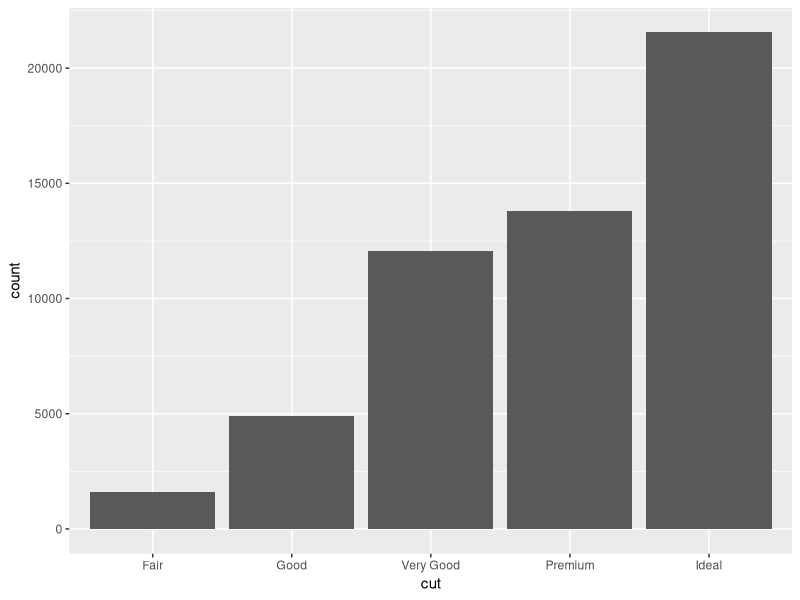
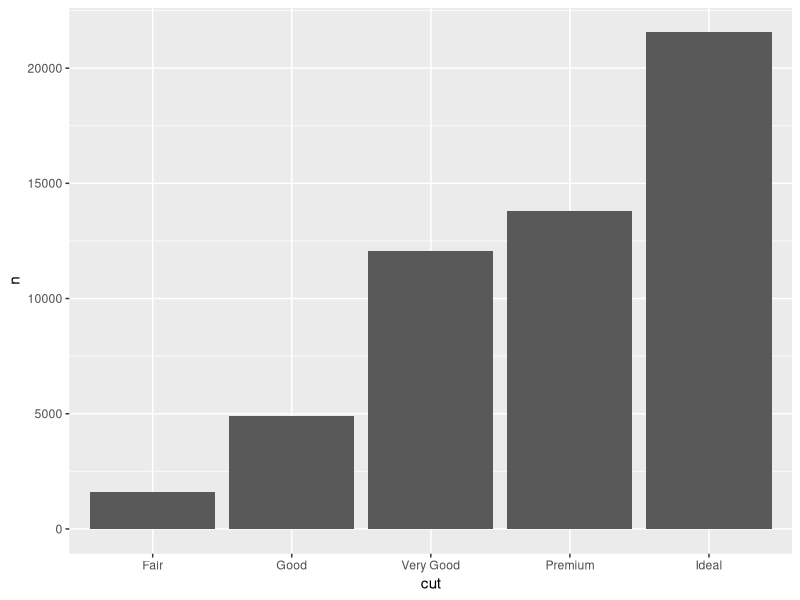
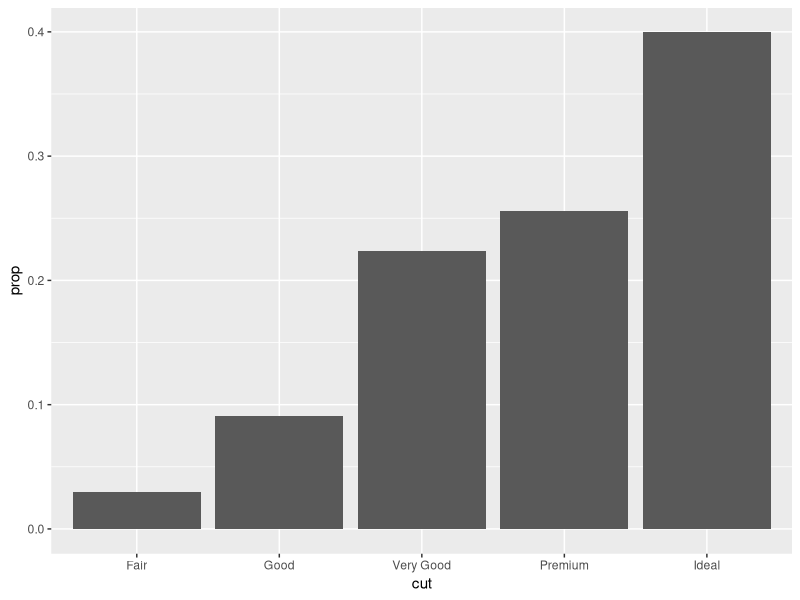
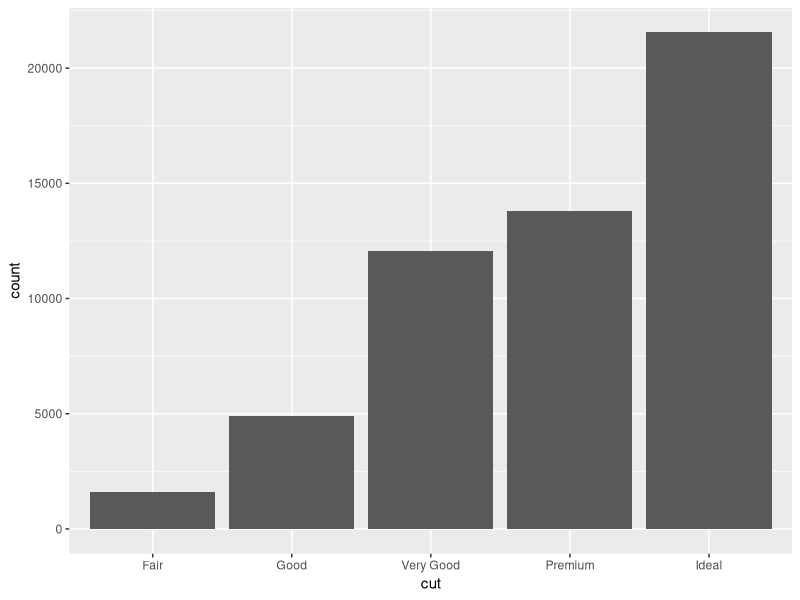
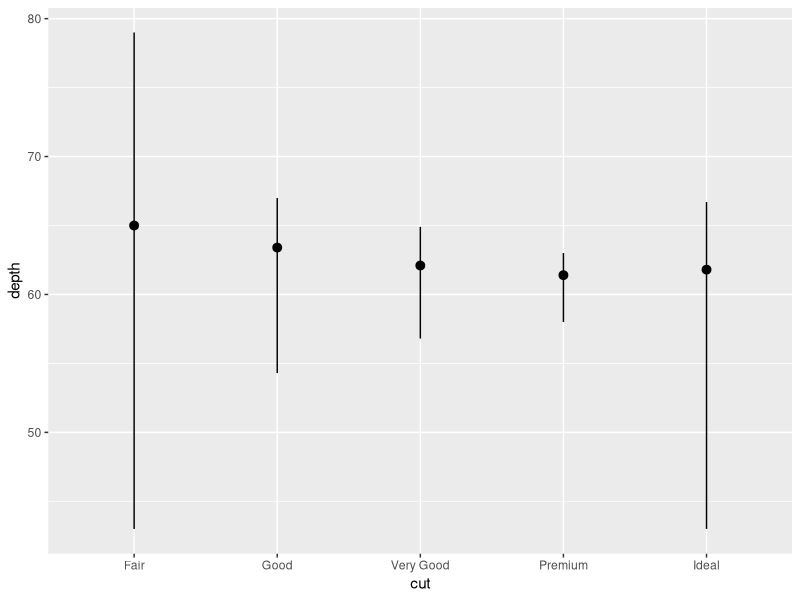
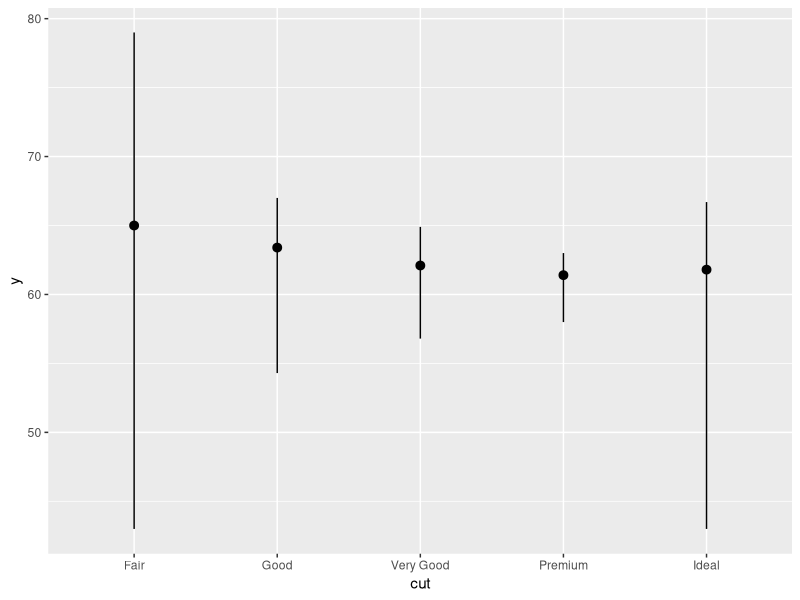
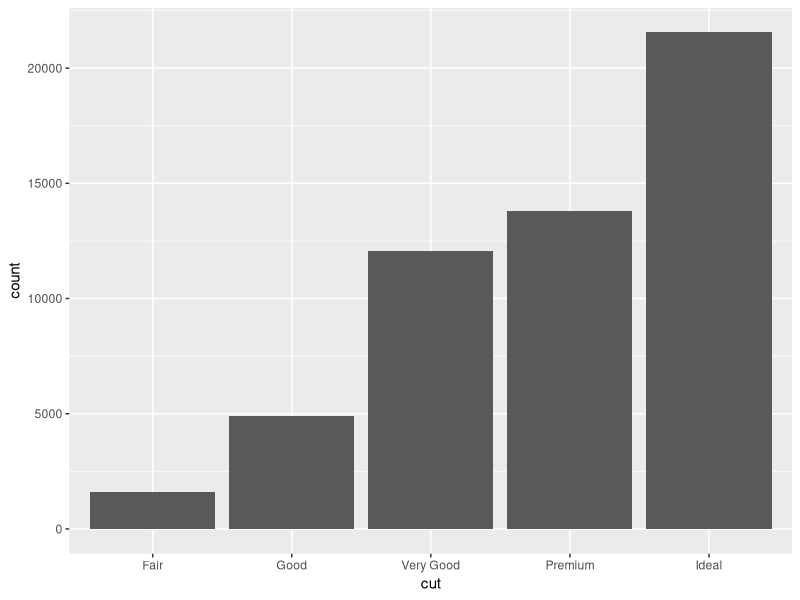
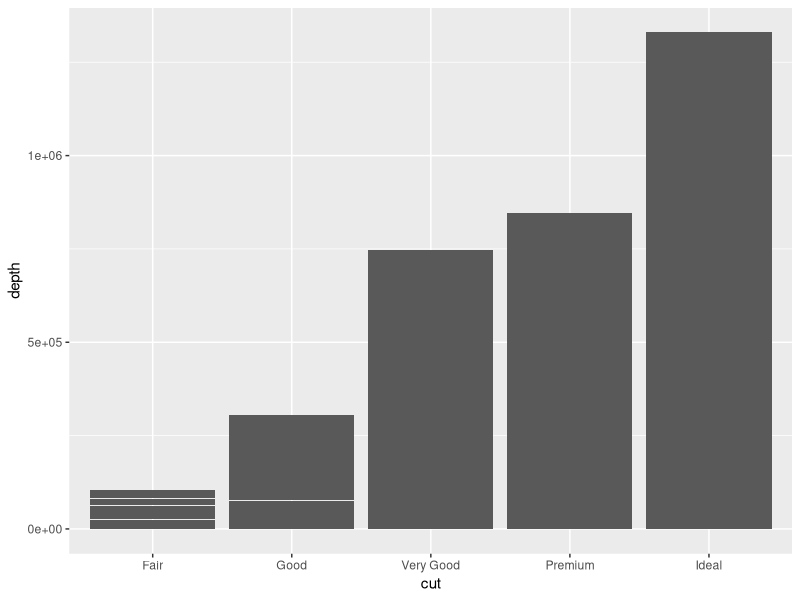

Write R code to recreate these figures, in order.
## ---- chunk 1
#| label: load-packages
#| warning: false

library(tidyverse)
library(ggthemes)

## ---- chunk 2
#| label: dataset
#| output: false

# ?diamonds
# str(diamonds)
diamonds
glimpse(diamonds)

## ---- chunk 3
#| label: bar-plot diamond cuts

ggplot(
  data = diamonds,
  mapping = aes(x = cut)
) + 
  geom_bar()
## ---- chunk 4
#| label: Example 1 of overriding default stat

diamonds |> 
  count(cut) |>
  ggplot(mapping = aes(x = cut, y = n)) +
  geom_bar(stat = "identity") # leaves data as is
## ---- chunk 5
#| label: Example 2 of overriding default stat

ggplot(
  data = diamonds, 
  mapping = aes(x = cut, y = after_stat(prop), group = 1)) +
    geom_bar()


ggplot(
  data = diamonds, 
  mapping = aes(x = cut, y = after_stat(count))) +
    geom_bar()

## ---- chunk 6
#| label: Example 3 of overriding default stat

ggplot(data = diamonds) +
  stat_summary(
    mapping = aes(x = cut, y = depth),
    fun.min = min,
    fun.max = max,
    fun = median
  )

## ---- chunk 7
#| label: Example 3 - Using default geom_ command

diamonds_summary <-
  diamonds |>
  summarize(
    ymin = min(depth),
    y = median(depth),
    ymax = max(depth),
    .by = cut
  )

ggplot(
  data = diamonds_summary,
  mapping = aes(x = cut,
                y = y,
                ymin = ymin,
                ymax = ymax)) +
  geom_pointrange()
## ---- chunk 8
#| label: geom_bar() vs. geom_col()

ggplot(diamonds, aes(x = cut)) +
  geom_bar() # here we use default stat_count()

ggplot(diamonds, mapping = aes(x = cut, y = depth)) + 
  geom_col() # here geom_bar() stacks the "depth" variable

diamonds |> 
  summarize(mean_depth = mean(depth, na.rm = TRUE), .by = cut) |>
  ggplot(mapping = aes(x = cut, y = mean_depth)) + 
  geom_col() # here we compute the average depth and then plot using geom_col()
